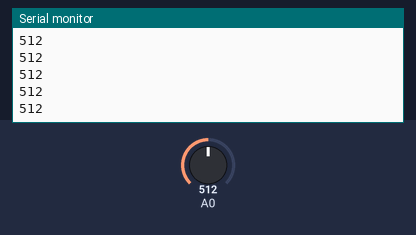
Recording of a sketch running on a simulated Arduino Uno, built with avr-gcc and run on an emulated ATmega328P. Shown: the last lines printed to the serial monitor. The inputs (shaded band) are chosen by the test bench; at power-on: A0 = 512.

Above: at 1.2 s.
1.3 s: A0 set to 716
At 2.3 s:
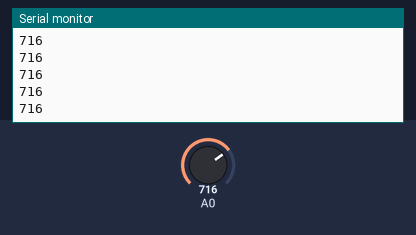
4.3 s: A0 set to 900
At 4.8 s:
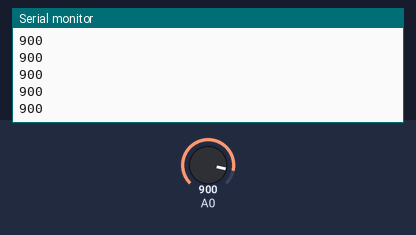
Timing chart, 0 to 7.3 s (numbered marks = the images above; inputs shaded):
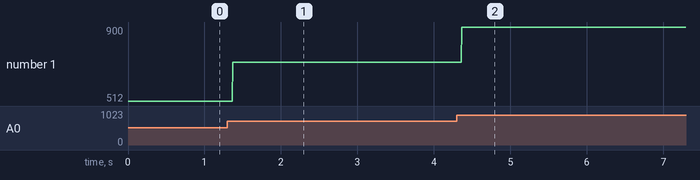

The sketch:

seosor_timer.ino
```cpp
void setup() {
  // put your setup code here, to run once:

//pinMode(13,OUTPUT);
pinMode(A0,INPUT);
Serial.begin(9600);
}

void loop() {
  // put your main code here, to run repeatedly:


int a=0;
  a=analogRead(0);
 // b=analogRead(A1);
  //c=analogRead(A2);
 // d=analogRead(A3);

  Serial.print(a);
  Serial.println("\t");
  /*
  if(a>2){
    digitalWrite(12,HIGH);
    }else{digitalWrite(12,LOW);
    }

    if(b>2){
    digitalWrite(10,HIGH);
    }else{digitalWrite(10,LOW);
    }
    if(c>2){
    digitalWrite(8,HIGH);
    }else{digitalWrite(8,LOW);
    }

    if(d>2){
    digitalWrite(7,HIGH);
    }else{digitalWrite(7,LOW);
    }  */  }
```

Measured:
- after the input at 1.3 s, the serial monitor: prints a new line after 0.07 s (image 1)
- after the input at 4.3 s, the serial monitor: prints a new line after 0.07 s (image 2)
- plotted number 1: 512 → 716 after the input at 1.3 s, 716 → 900 after the input at 4.3 s
